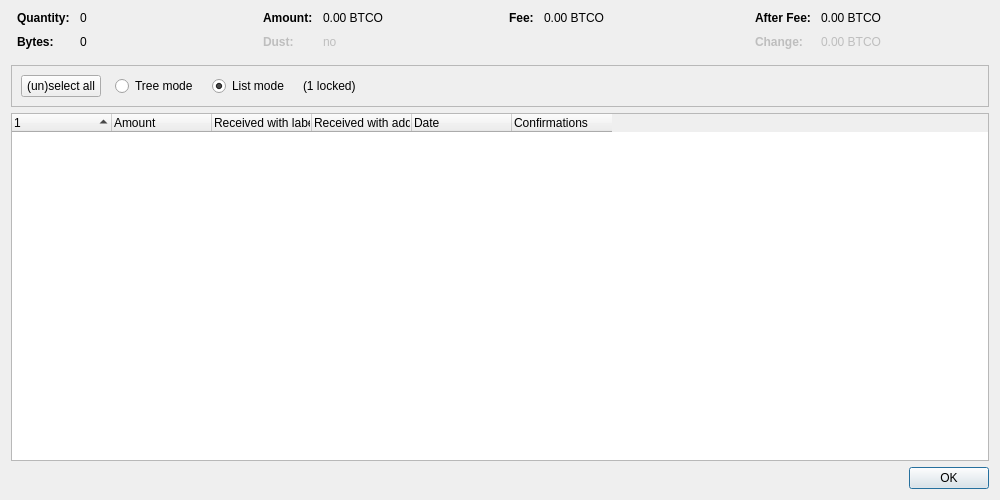
<?xml version="1.0" encoding="UTF-8"?>
<ui version="4.0">
 <class>CoinControlDialog</class>
 <widget class="QDialog" name="CoinControlDialog">
  <property name="geometry">
   <rect>
    <x>0</x>
    <y>0</y>
    <width>1000</width>
    <height>500</height>
   </rect>
  </property>
  <property name="windowTitle">
   <string>Coin Selection</string>
  </property>
  <layout class="QVBoxLayout" name="verticalLayout">
   <item>
    <layout class="QHBoxLayout" name="horizontalLayoutTop" stretch="0,0,0,0">
     <property name="topMargin">
      <number>0</number>
     </property>
     <property name="bottomMargin">
      <number>10</number>
     </property>
     <item>
      <layout class="QFormLayout" name="formLayoutCoinControl1">
       <property name="horizontalSpacing">
        <number>10</number>
       </property>
       <property name="verticalSpacing">
        <number>10</number>
       </property>
       <property name="leftMargin">
        <number>6</number>
       </property>
       <property name="rightMargin">
        <number>6</number>
       </property>
       <item row="0" column="0">
        <widget class="QLabel" name="labelCoinControlQuantityText">
         <property name="font">
          <font>
           <weight>75</weight>
           <bold>true</bold>
          </font>
         </property>
         <property name="text">
          <string>Quantity:</string>
         </property>
        </widget>
       </item>
       <item row="0" column="1">
        <widget class="QLabel" name="labelCoinControlQuantity">
         <property name="cursor">
          <cursorShape>IBeamCursor</cursorShape>
         </property>
         <property name="contextMenuPolicy">
          <enum>Qt::ActionsContextMenu</enum>
         </property>
         <property name="text">
          <string notr="true">0</string>
         </property>
         <property name="textInteractionFlags">
          <set>Qt::LinksAccessibleByMouse|Qt::TextSelectableByKeyboard|Qt::TextSelectableByMouse</set>
         </property>
        </widget>
       </item>
       <item row="1" column="0">
        <widget class="QLabel" name="labelCoinControlBytesText">
         <property name="font">
          <font>
           <weight>75</weight>
           <bold>true</bold>
          </font>
         </property>
         <property name="text">
          <string>Bytes:</string>
         </property>
        </widget>
       </item>
       <item row="1" column="1">
        <widget class="QLabel" name="labelCoinControlBytes">
         <property name="cursor">
          <cursorShape>IBeamCursor</cursorShape>
         </property>
         <property name="contextMenuPolicy">
          <enum>Qt::ActionsContextMenu</enum>
         </property>
         <property name="text">
          <string notr="true">0</string>
         </property>
         <property name="textInteractionFlags">
          <set>Qt::LinksAccessibleByMouse|Qt::TextSelectableByKeyboard|Qt::TextSelectableByMouse</set>
         </property>
        </widget>
       </item>
      </layout>
     </item>
     <item>
      <layout class="QFormLayout" name="formLayoutCoinControl2">
       <property name="horizontalSpacing">
        <number>10</number>
       </property>
       <property name="verticalSpacing">
        <number>10</number>
       </property>
       <property name="leftMargin">
        <number>6</number>
       </property>
       <property name="rightMargin">
        <number>6</number>
       </property>
       <item row="0" column="0">
        <widget class="QLabel" name="labelCoinControlAmountText">
         <property name="font">
          <font>
           <weight>75</weight>
           <bold>true</bold>
          </font>
         </property>
         <property name="text">
          <string>Amount:</string>
         </property>
        </widget>
       </item>
       <item row="0" column="1">
        <widget class="QLabel" name="labelCoinControlAmount">
         <property name="cursor">
          <cursorShape>IBeamCursor</cursorShape>
         </property>
         <property name="contextMenuPolicy">
          <enum>Qt::ActionsContextMenu</enum>
         </property>
         <property name="text">
          <string notr="true">0.00 BTCO</string>
         </property>
         <property name="textInteractionFlags">
          <set>Qt::LinksAccessibleByMouse|Qt::TextSelectableByKeyboard|Qt::TextSelectableByMouse</set>
         </property>
        </widget>
       </item>
       <item row="1" column="0">
        <widget class="QLabel" name="labelCoinControlLowOutputText">
         <property name="enabled">
          <bool>false</bool>
         </property>
         <property name="font">
          <font>
           <weight>75</weight>
           <bold>true</bold>
          </font>
         </property>
         <property name="text">
          <string>Dust:</string>
         </property>
        </widget>
       </item>
       <item row="1" column="1">
        <widget class="QLabel" name="labelCoinControlLowOutput">
         <property name="enabled">
          <bool>false</bool>
         </property>
         <property name="cursor">
          <cursorShape>IBeamCursor</cursorShape>
         </property>
         <property name="contextMenuPolicy">
          <enum>Qt::ActionsContextMenu</enum>
         </property>
         <property name="text">
          <string notr="true">no</string>
         </property>
         <property name="textInteractionFlags">
          <set>Qt::LinksAccessibleByMouse|Qt::TextSelectableByKeyboard|Qt::TextSelectableByMouse</set>
         </property>
        </widget>
       </item>
      </layout>
     </item>
     <item>
      <layout class="QFormLayout" name="formLayoutCoinControl3">
       <property name="horizontalSpacing">
        <number>10</number>
       </property>
       <property name="verticalSpacing">
        <number>10</number>
       </property>
       <property name="leftMargin">
        <number>6</number>
       </property>
       <property name="rightMargin">
        <number>6</number>
       </property>
       <item row="0" column="0">
        <widget class="QLabel" name="labelCoinControlFeeText">
         <property name="font">
          <font>
           <weight>75</weight>
           <bold>true</bold>
          </font>
         </property>
         <property name="text">
          <string>Fee:</string>
         </property>
        </widget>
       </item>
       <item row="0" column="1">
        <widget class="QLabel" name="labelCoinControlFee">
         <property name="cursor">
          <cursorShape>IBeamCursor</cursorShape>
         </property>
         <property name="contextMenuPolicy">
          <enum>Qt::ActionsContextMenu</enum>
         </property>
         <property name="text">
          <string notr="true">0.00 BTCO</string>
         </property>
         <property name="textInteractionFlags">
          <set>Qt::LinksAccessibleByMouse|Qt::TextSelectableByKeyboard|Qt::TextSelectableByMouse</set>
         </property>
        </widget>
       </item>
      </layout>
     </item>
     <item>
      <layout class="QFormLayout" name="formLayoutCoinControl4">
       <property name="horizontalSpacing">
        <number>10</number>
       </property>
       <property name="verticalSpacing">
        <number>10</number>
       </property>
       <property name="leftMargin">
        <number>6</number>
       </property>
       <property name="rightMargin">
        <number>6</number>
       </property>
       <item row="0" column="0">
        <widget class="QLabel" name="labelCoinControlAfterFeeText">
         <property name="font">
          <font>
           <weight>75</weight>
           <bold>true</bold>
          </font>
         </property>
         <property name="text">
          <string>After Fee:</string>
         </property>
        </widget>
       </item>
       <item row="0" column="1">
        <widget class="QLabel" name="labelCoinControlAfterFee">
         <property name="cursor">
          <cursorShape>IBeamCursor</cursorShape>
         </property>
         <property name="contextMenuPolicy">
          <enum>Qt::ActionsContextMenu</enum>
         </property>
         <property name="text">
          <string notr="true">0.00 BTCO</string>
         </property>
         <property name="textInteractionFlags">
          <set>Qt::LinksAccessibleByMouse|Qt::TextSelectableByKeyboard|Qt::TextSelectableByMouse</set>
         </property>
        </widget>
       </item>
       <item row="1" column="0">
        <widget class="QLabel" name="labelCoinControlChangeText">
         <property name="enabled">
          <bool>false</bool>
         </property>
         <property name="font">
          <font>
           <weight>75</weight>
           <bold>true</bold>
          </font>
         </property>
         <property name="text">
          <string>Change:</string>
         </property>
        </widget>
       </item>
       <item row="1" column="1">
        <widget class="QLabel" name="labelCoinControlChange">
         <property name="enabled">
          <bool>false</bool>
         </property>
         <property name="cursor">
          <cursorShape>IBeamCursor</cursorShape>
         </property>
         <property name="contextMenuPolicy">
          <enum>Qt::ActionsContextMenu</enum>
         </property>
         <property name="text">
          <string notr="true">0.00 BTCO</string>
         </property>
         <property name="textInteractionFlags">
          <set>Qt::LinksAccessibleByMouse|Qt::TextSelectableByKeyboard|Qt::TextSelectableByMouse</set>
         </property>
        </widget>
       </item>
      </layout>
     </item>
    </layout>
   </item>
   <item>
    <widget class="QFrame" name="frame">
     <property name="minimumSize">
      <size>
       <width>0</width>
       <height>40</height>
      </size>
     </property>
     <property name="frameShape">
      <enum>QFrame::StyledPanel</enum>
     </property>
     <property name="frameShadow">
      <enum>QFrame::Sunken</enum>
     </property>
     <layout class="QHBoxLayout" name="horizontalLayout">
      <item>
       <layout class="QHBoxLayout" name="horizontalLayoutPanel" stretch="0,0,0,0,0">
        <property name="spacing">
         <number>14</number>
        </property>
        <item>
         <widget class="QPushButton" name="pushButtonSelectAll">
          <property name="sizePolicy">
           <sizepolicy hsizetype="Maximum" vsizetype="Fixed">
            <horstretch>0</horstretch>
            <verstretch>0</verstretch>
           </sizepolicy>
          </property>
          <property name="text">
           <string>(un)select all</string>
          </property>
          <property name="autoDefault">
           <bool>false</bool>
          </property>
         </widget>
        </item>
        <item>
         <widget class="QRadioButton" name="radioTreeMode">
          <property name="sizePolicy">
           <sizepolicy hsizetype="Maximum" vsizetype="Fixed">
            <horstretch>0</horstretch>
            <verstretch>0</verstretch>
           </sizepolicy>
          </property>
          <property name="text">
           <string>Tree mode</string>
          </property>
         </widget>
        </item>
        <item>
         <widget class="QRadioButton" name="radioListMode">
          <property name="sizePolicy">
           <sizepolicy hsizetype="Maximum" vsizetype="Fixed">
            <horstretch>0</horstretch>
            <verstretch>0</verstretch>
           </sizepolicy>
          </property>
          <property name="text">
           <string>List mode</string>
          </property>
          <property name="checked">
           <bool>true</bool>
          </property>
         </widget>
        </item>
        <item>
         <widget class="QLabel" name="labelLocked">
          <property name="text">
           <string notr="true">(1 locked)</string>
          </property>
         </widget>
        </item>
        <item>
         <spacer name="horizontalSpacer">
          <property name="orientation">
           <enum>Qt::Horizontal</enum>
          </property>
          <property name="sizeHint" stdset="0">
           <size>
            <width>40</width>
            <height>20</height>
           </size>
          </property>
         </spacer>
        </item>
       </layout>
      </item>
     </layout>
    </widget>
   </item>
   <item>
    <widget class="CoinControlTreeWidget" name="treeWidget">
     <property name="contextMenuPolicy">
      <enum>Qt::CustomContextMenu</enum>
     </property>
     <property name="sortingEnabled">
      <bool>false</bool>
     </property>
     <property name="columnCount">
      <number>6</number>
     </property>
     <attribute name="headerShowSortIndicator" stdset="0">
      <bool>true</bool>
     </attribute>
     <attribute name="headerStretchLastSection">
      <bool>false</bool>
     </attribute>
     <column>
      <property name="text">
       <string/>
      </property>
     </column>
     <column>
      <property name="text">
       <string>Amount</string>
      </property>
     </column>
     <column>
      <property name="text">
       <string>Received with label</string>
      </property>
     </column>
     <column>
      <property name="text">
       <string>Received with address</string>
      </property>
     </column>
     <column>
      <property name="text">
       <string>Date</string>
      </property>
     </column>
     <column>
      <property name="text">
       <string>Confirmations</string>
      </property>
      <property name="toolTip">
       <string>Confirmed</string>
      </property>
     </column>
     <column>
      <property name="text">
       <string/>
      </property>
     </column>
     <column>
      <property name="text">
       <string/>
      </property>
     </column>
     <column>
      <property name="text">
       <string/>
      </property>
     </column>
     <column>
      <property name="text">
       <string/>
      </property>
     </column>
    </widget>
   </item>
   <item>
    <widget class="QDialogButtonBox" name="buttonBox">
     <property name="orientation">
      <enum>Qt::Horizontal</enum>
     </property>
     <property name="standardButtons">
      <set>QDialogButtonBox::Ok</set>
     </property>
    </widget>
   </item>
  </layout>
 </widget>
 <customwidgets>
  <customwidget>
   <class>CoinControlTreeWidget</class>
   <extends>QTreeWidget</extends>
   <header>qt/coincontroltreewidget.h</header>
  </customwidget>
 </customwidgets>
 <resources/>
 <connections/>
</ui>
